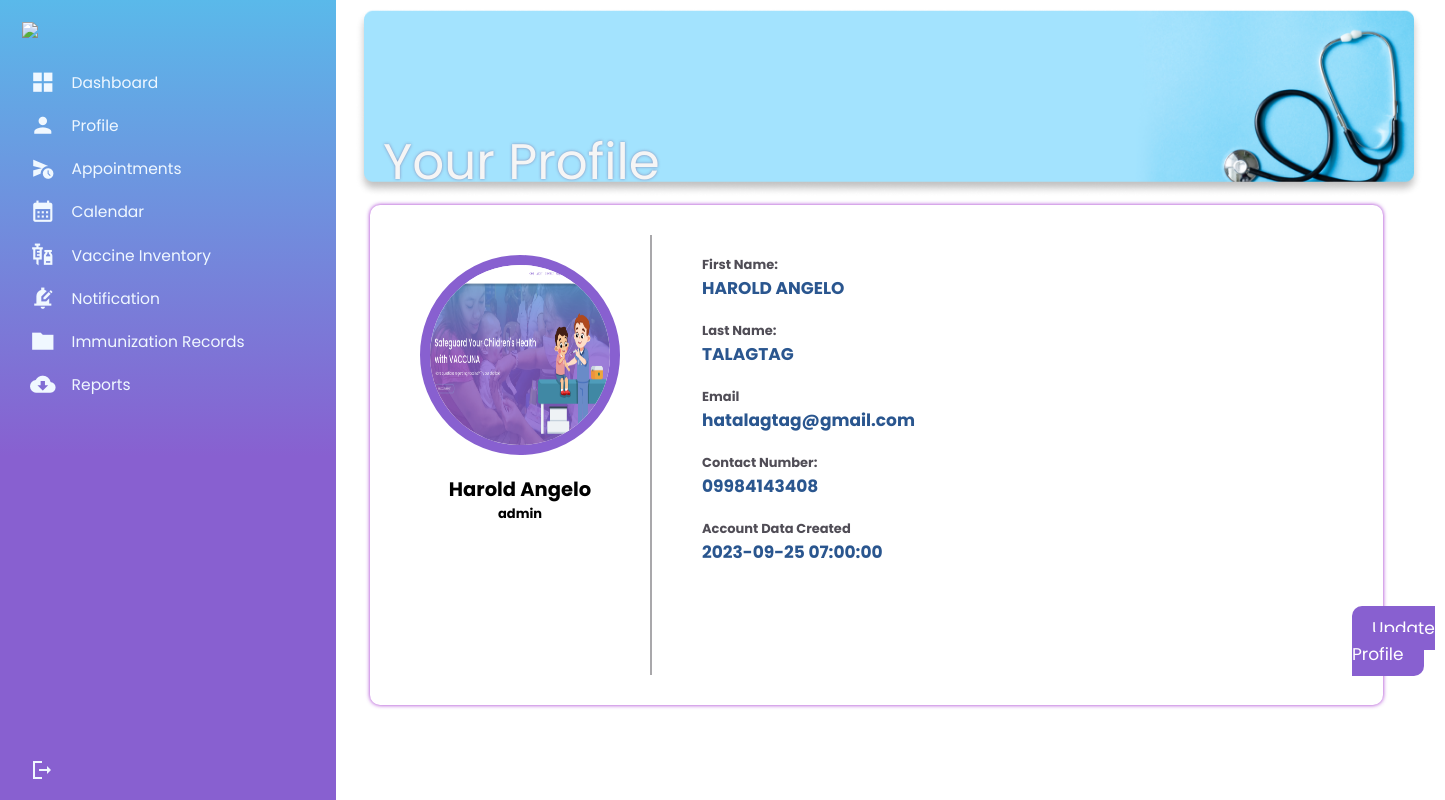
/Admin/Profile-TAB.php (signed in), run on an earlier commit of the app's database.
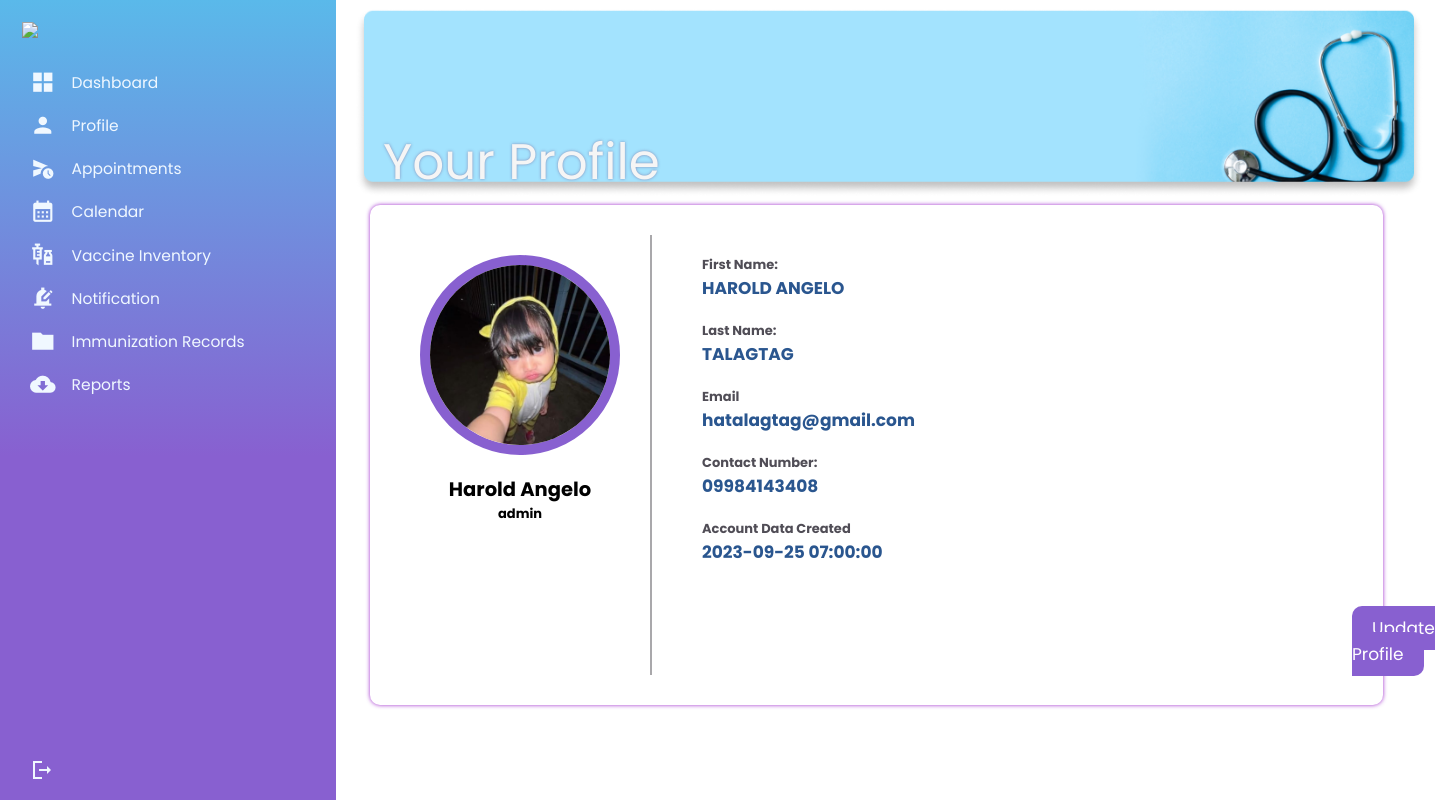
And on a later commit of the database.
### tables this page shows
CREATE TABLE `usertable` (
  `userid` int(11) NOT NULL,
  `firstname` varchar(60) NOT NULL,
  `lastname` varchar(60) NOT NULL,
  `user_email` varchar(60) NOT NULL,
  `username` varchar(60) NOT NULL,
  `phonenumber` varchar(60) NOT NULL,
  `token_verified` varchar(100) NOT NULL,
  `status_verified` tinyint(2) NOT NULL DEFAULT 0 COMMENT '0- not verified 1-verified',
  `password` varchar(60) NOT NULL,
  `image` longblob NOT NULL,
  `usertype` varchar(6) NOT NULL,
  `datecreated` timestamp NOT NULL DEFAULT current_timestamp(),
  `is_notified` int(11) DEFAULT 0 COMMENT '0 - not notified\r\n1 - notified',
  `code` mediumint(50) NOT NULL,
  `status` text NOT NULL
);

### Admin/Profile-TAB.php (the view, shortened to what this page needs)
<?php
include('../templates/Header.php');
?>
<link rel="stylesheet" href="../Parent/css/style2.css">
<body>
    <div class="container">
        <div class="column1">
          <?php include('../templates/Admin-Dash.php'); ?>
        </div>
        <div class="column">
            <div class="dashboard">
                <img src="./images/Profile.png">
            <div class="dashboard-text">
                <h1>Your Profile</h1>
            </div>
            </div>
             <div class="content">
                <div class="profile-pic">
                <?php
                    $select = mysqli_query($conn, "SELECT * FROM `usertable` WHERE userid = '$user_id'") or die('query failed');
                     if(mysqli_num_rows($select) > 0){
                    $fetch = mysqli_fetch_assoc($select);
                    }
                      if($fetch['image'] == ''){
                         echo '<img src="assets/images/default-avatar.png">';
                      }else{
                        echo '<img src="../Homepage/uploaded_img/'.$fetch['image'].'" id ="profile" alt="Profile Avatar" class="profilepic">';
                     }
                     ?>
                  <h2><?php echo $fetch['username']; ?></h2>
                  <h4><?php echo $fetch['usertype']; ?></h4>
                </div>
                <div class="profile-details">
                <h4>First Name:</h4>
                <h3><?php echo $fetch['firstname']; ?></h3>
                <h4>Last Name:</h4>
                <h3><?php echo $fetch['lastname']; ?></h3>
                <h4>Email</h4>
                <h3><?php echo $fetch['user_email']; ?></h3>
                <h4>Contact Number:</h4>
                <h3><?php echo $fetch['phonenumber']; ?></h3>
                <h4>Account Data Created</h4>
                <h3><?php echo $fetch['datecreated']; ?></h3>
                <div class="btna">
                <a href="./Update-Profile1.php" class="btn">Update Profile</a>
                </div>
                </div>
             </div>
        </div>
    </div>
</body>
</html>

What changed in the data, as far as the page shows it:
changed usertable "Harold Angelo": image: a different picture
